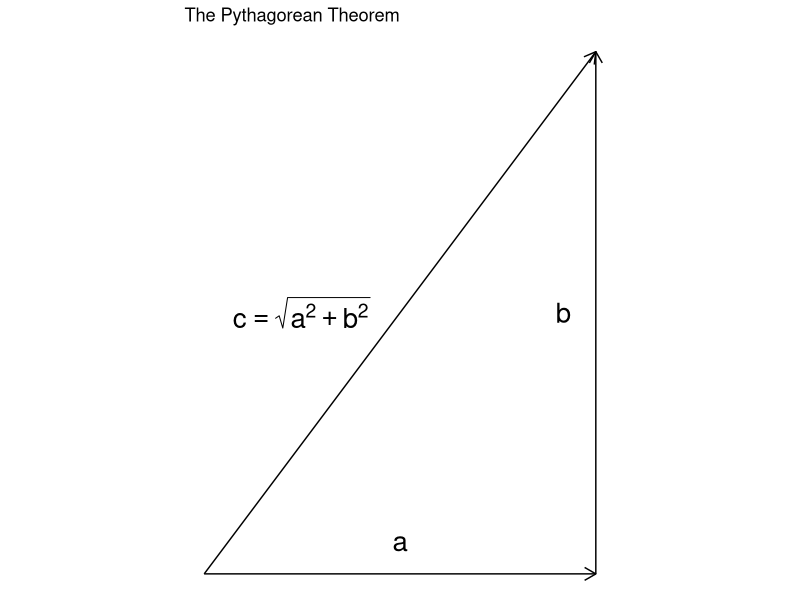
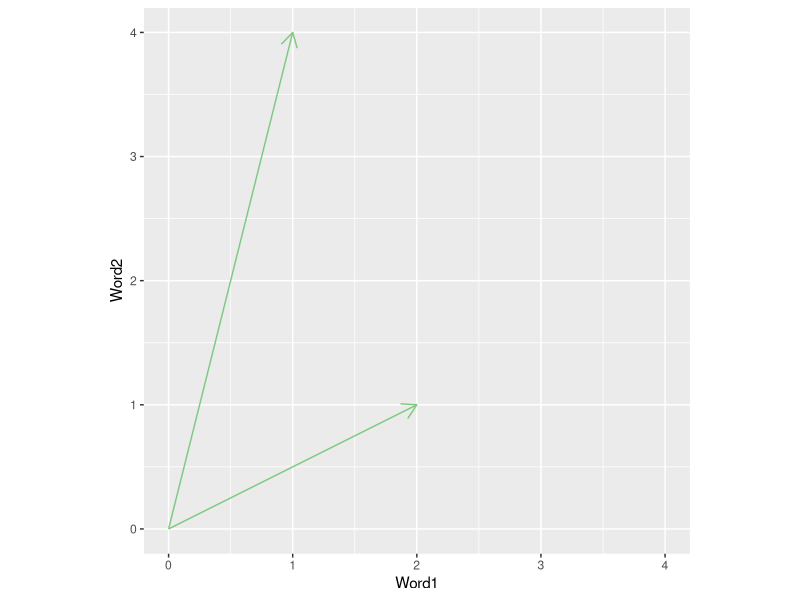
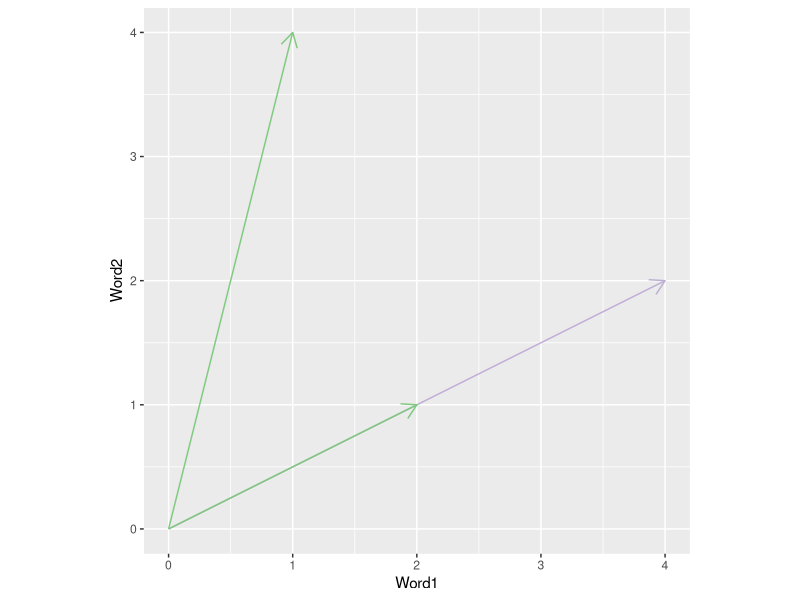
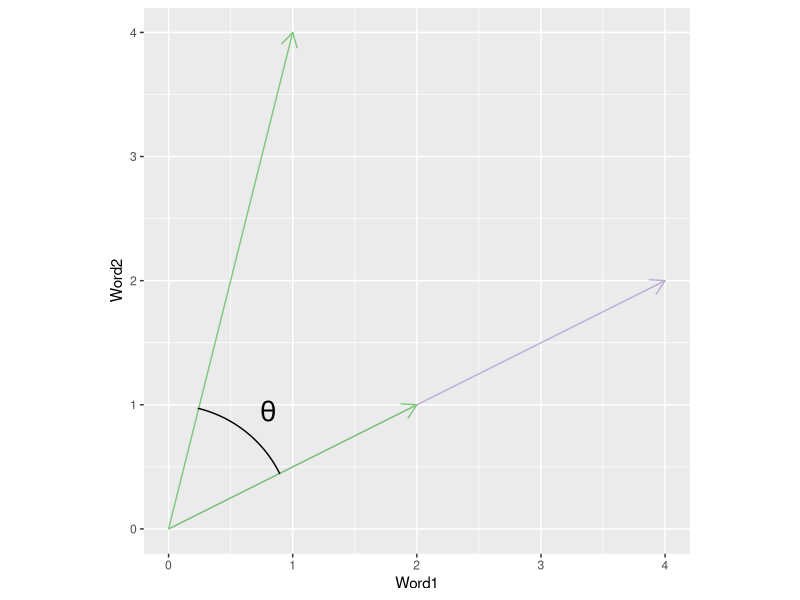
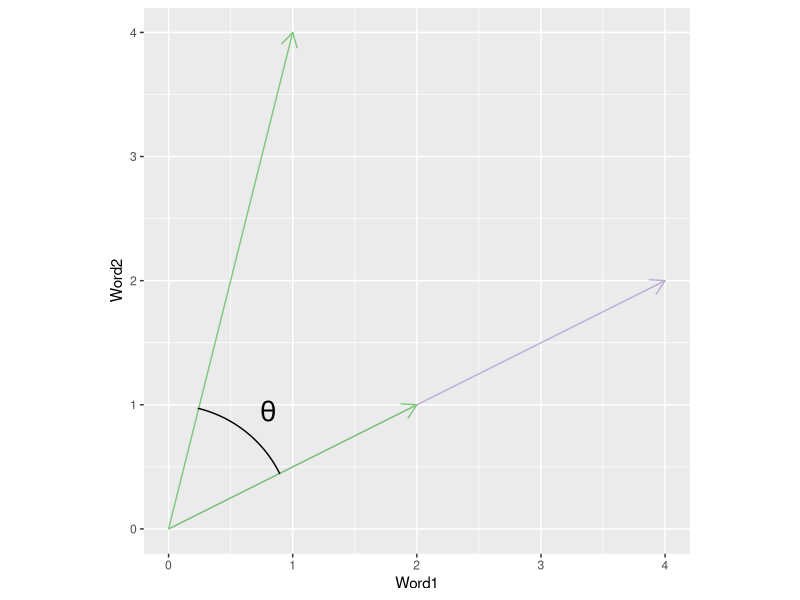
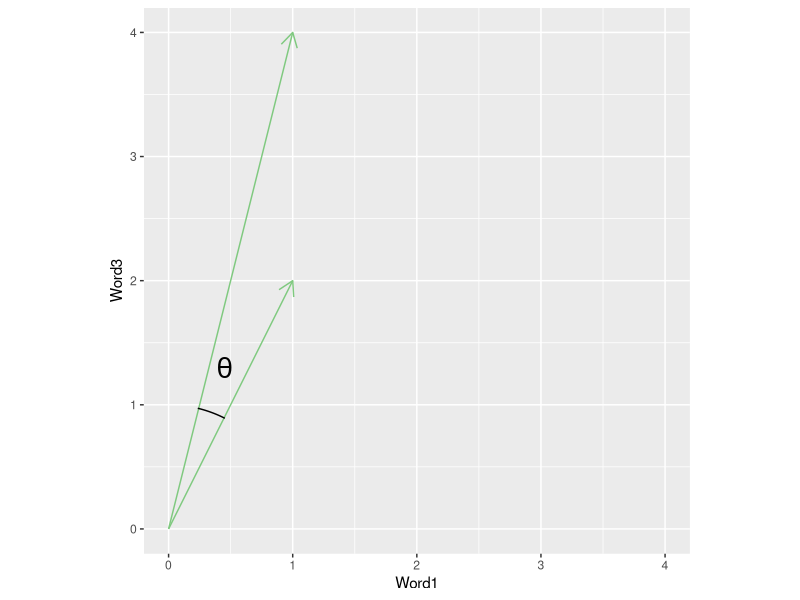

The R script that drew these images, in order:
## ---- chunk 1

## ---- chunk 2
library(tidyverse)
library(patchwork)
library(here)
library(gganimate)
## ---- chunk 3
tribble(
~x1, ~x2, ~y1, ~y2,
0, 3, 0, 0,
3, 3, 0, 4,
0, 3, 0, 4
) %>%
  ggplot(aes(x = x1, y = y1, xend = x2, yend = y2)) +
  geom_segment(arrow = arrow(length = unit(0.03, "npc"))) +
  annotate("text", x = 1.5, y = .25, label = "a", size = 7) +
  annotate("text", x = 2.75, y = 2, label = "b", size = 7) +
  annotate("text", x = 0.75, y = 2, label = "c == sqrt(a^2 + b^2)", parse = TRUE, size = 7) +
  coord_fixed() +
  ggtitle("The Pythagorean Theorem") +
  theme_void() #base_size = rcfss::base_size)
## ---- chunk 4
tribble(
~x1, ~x2, ~y1, ~y2, ~notorig,
0, 2, 0, 1, FALSE,
0, 1, 0, 4, FALSE
) %>%
  ggplot(aes(x = x1, y = y1, xend = x2, yend = y2,
             color = notorig)) +
  geom_segment(arrow = arrow(length = unit(0.03, "npc"))) +
  scale_color_brewer(type = "qual", guide = FALSE) +
  labs(x = "Word1",
       y = "Word2") +
  xlim(0, 4) +
  coord_fixed()
## ---- chunk 5
tribble(
~x1, ~x2, ~y1, ~y2, ~notorig,
0, 4, 0, 2, TRUE,
0, 2, 0, 1, FALSE,
0, 1, 0, 4, FALSE
) %>%
  ggplot(aes(x = x1, y = y1, xend = x2, yend = y2,
             color = notorig)) +
  geom_segment(arrow = arrow(length = unit(0.03, "npc"))) +
  scale_color_brewer(type = "qual", guide = FALSE) +
  labs(x = "Word1",
       y = "Word2") +
  xlim(0, 4) +
  coord_fixed()
## ---- chunk 6
# hacky way to create angle visual

circleFun <- function(center = c(0,0), diameter = 1, npoints = 1000){
  r = diameter / 2
  tt <- seq(0,2*pi,length.out = npoints)
  xx <- center[1] + r * cos(tt)
  yy <- center[2] + r * sin(tt)
  return(tibble(x = xx, y = yy))
}

tribble(
  ~x1, ~x2, ~y1, ~y2, ~notorig,
  0, 4, 0, 2, TRUE,
  0, 2, 0, 1, FALSE,
  0, 1, 0, 4, FALSE
) %>%
  ggplot() +
  geom_segment(aes(x = x1, y = y1, xend = x2, yend = y2, color = notorig),
               arrow = arrow(length = unit(0.03, "npc"))) +
  geom_path(data = circleFun(center = c(0, 0),
                             diameter = 2) %>%
              filter(x > .23, y > .44),
            aes(x, y)) +
  scale_color_brewer(type = "qual", guide = FALSE) +
  annotate("text", x = .8, y = .95, label = "theta", parse = TRUE, size = 7) +
  xlim(0, 4) +
  labs(x = "Word1",
       y = "Word2") +
  coord_fixed()
## ---- chunk 7
# hacky way to create angle visual
circleFun <- function(center = c(0,0), diameter = 1, npoints = 1000){
  r = diameter / 2
  tt <- seq(0,2*pi,length.out = npoints)
  xx <- center[1] + r * cos(tt)
  yy <- center[2] + r * sin(tt)
  return(tibble(x = xx, y = yy))
}

tribble(
  ~x1, ~x2, ~y1, ~y2, ~notorig,
  0, 4, 0, 2, TRUE,
  0, 2, 0, 1, FALSE,
  0, 1, 0, 4, FALSE
) %>%
  ggplot() +
  geom_segment(aes(x = x1, y = y1, xend = x2, yend = y2, color = notorig),
               arrow = arrow(length = unit(0.03, "npc"))) +
  geom_path(data = circleFun(center = c(0, 0),
                             diameter = 2) %>%
              filter(x > .23, y > .44),
            aes(x, y)) +
  scale_color_brewer(type = "qual", guide = FALSE) +
  annotate("text", x = .8, y = .95, label = "theta", parse = TRUE, size = 7) +
  xlim(0, 4) +
  labs(x = "Word1",
       y = "Word2") +
  coord_fixed()
## ---- chunk 8
# hacky way to create angle visual
circleFun <- function(center = c(0,0), diameter = 1, npoints = 1000){
  r = diameter / 2
  tt <- seq(0,2*pi,length.out = npoints)
  xx <- center[1] + r * cos(tt)
  yy <- center[2] + r * sin(tt)
  return(tibble(x = xx, y = yy))
}

tribble(
  ~x1, ~x2, ~y1, ~y2, ~notorig,
  0, 1, 0, 2, FALSE,
  0, 1, 0, 4, FALSE
) %>%
  ggplot() +
  geom_segment(aes(x = x1, y = y1, xend = x2, yend = y2, color = notorig),
               arrow = arrow(length = unit(0.03, "npc"))) +
  geom_path(data = circleFun(center = c(0, 0),
                             diameter = 2) %>%
              filter(x > .23, y > .89),
            aes(x, y)) +
  scale_color_brewer(type = "qual", guide = FALSE) +
  annotate("text", x = .45, y = 1.3, label = "theta", parse = TRUE, size = 7) +
  xlim(0, 4) +
  labs(x = "Word1",
       y = "Word3") +
  coord_fixed()
## ---- chunk 9
knitr::include_graphics("https://media.tenor.com/ang0VzOwbdAAAAAC/the-matrix-reloaded-matrix.gif")
## ---- chunk 10
knitr::include_graphics(path = "https://upload.wikimedia.org/wikipedia/commons/9/99/Neural_network_example.svg")
## ---- chunk 11
knitr::include_graphics(path = "https://macs40700.netlify.app/slides/13-visualize-text-network/index_files/figure-html/unnamed-chunk-67-1.png")
